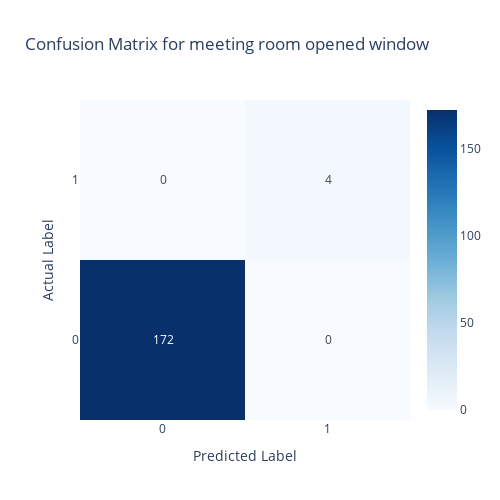

The cell this chart's notebook holds for it:
### Code cell
# Compute confusion matrix
cm = confusion_matrix(test_y, y_pred)

# Ensure labels are 0 and 1
labels = [0, 1]  

# Create the confusion matrix heatmap
fig = go.Figure(data=go.Heatmap(
    z=cm,
    x=labels,  # Predicted labels
    y=labels,  # Actual labels
    colorscale='Blues',
    showscale=True,
    text=cm,  # Display numbers in the cells
    texttemplate="%{text}",  # Ensure counts appear inside the cells
    hovertemplate='Actual: %{y}<br>Predicted: %{x}<br>Count: %{z}<extra></extra>'
))

# Update layout for binary classification (0 and 1 on axes)
fig.update_layout(
    title="Confusion Matrix for meeting room opened window",
    width=500,   # Reduce width
    height=500,
    xaxis=dict(
        title="Predicted Label",
        tickmode='array',        # Custom tick labels
        tickvals=[0, 1],         # Only show 0 and 1
        showgrid=False
    ),
    yaxis=dict(
        title="Actual Label",
        tickmode='array',
        tickvals=[0, 1],         # Only show 0 and 1
        showgrid=False
    ),
    template="plotly_white"
)

# Show the plot
fig.show()

### Figure 1 — Plotly figure (JSON) as saved in the notebook; plotly's stock layout.template omitted (floating-point values rounded to 4 significant figures)
{"data": [{"colorscale": [[0, "rgb(247,251,255)"], [0.125, "rgb(222,235,247)"], [0.25, "rgb(198,219,239)"], [0.375, "rgb(158,202,225)"], [0.5, "rgb(107,174,214)"], [0.625, "rgb(66,146,198)"], [0.75, "rgb(33,113,181)"], [0.875, "rgb(8,81,156)"], [1, "rgb(8,48,107)"]], "hovertemplate": "Actual: %{y}<br>Predicted: %{x}<br>Count: %{z}<extra></extra>", "showscale": true, "text": [[172, 0], [0, 4]], "texttemplate": "%{text}", "type": "heatmap", "x": [0, 1], "y": [0, 1], "z": [[172, 0], [0, 4]]}], "layout": {"height": 500, "title": {"text": "Confusion Matrix for meeting room opened window"}, "width": 500, "xaxis": {"showgrid": false, "tickmode": "array", "tickvals": [0, 1], "title": {"text": "Predicted Label"}}, "yaxis": {"showgrid": false, "tickmode": "array", "tickvals": [0, 1], "title": {"text": "Actual Label"}}}}
